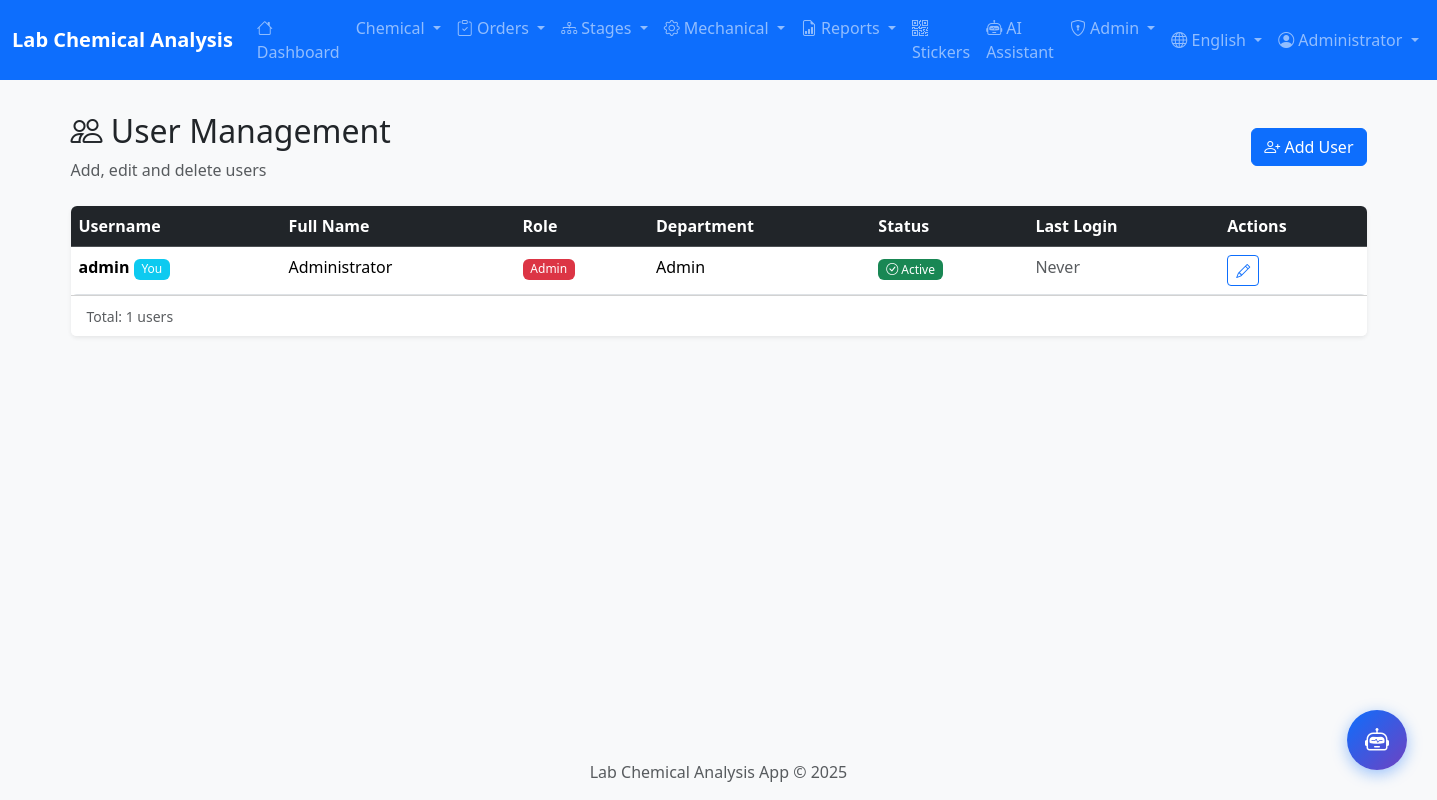
Page /admin/users (signed in) on the committed database.
### app/models/user.py (models this page shows, shortened)
class User(UserMixin, db.Model):
    __tablename__ = 'users'
    id = db.Column(db.Integer, primary_key=True)
    username = db.Column(db.String(50), unique=True, nullable=False, index=True)
    password_hash = db.Column(db.String(255), nullable=False)
    full_name = db.Column(db.String(100))
    full_name_ar = db.Column(db.String(100))  # Arabic name
    email = db.Column(db.String(120), unique=True)
    role = db.Column(db.String(20), nullable=False, default='viewer')
    department = db.Column(db.String(50))  # Lab, Production, QC
    is_active = db.Column(db.Boolean, default=True)
    last_login = db.Column(db.DateTime)
    created_at = db.Column(db.DateTime, default=datetime.utcnow)
    updated_at = db.Column(db.DateTime, default=datetime.utcnow, onupdate=datetime.utcnow)
    ROLE_ADMIN = 'admin'
    ROLE_SUPERVISOR = 'supervisor'
    ROLE_OPERATOR = 'operator'
    ROLE_VIEWER = 'viewer'
    ROLES = [ROLE_ADMIN, ROLE_SUPERVISOR, ROLE_OPERATOR, ROLE_VIEWER]
    DEPT_LAB = 'Lab'
    DEPT_PRODUCTION = 'Production'
    DEPT_QC = 'QC'
    DEPT_ADMIN = 'Admin'
    DEPARTMENTS = [DEPT_LAB, DEPT_PRODUCTION, DEPT_QC, DEPT_ADMIN]
    @property
    def is_admin(self):
        return self.role == self.ROLE_ADMIN

### app/routes/admin.py (the view)
@admin_bp.route('/users')
@login_required
@admin_required
def users():
    users_list = User.query.order_by(User.created_at.desc()).all()
    return render_template('admin/users.html', users=users_list)

### app/__init__.py (called while the page is built)
def get_locale():
    locale = request.cookies.get('locale')
    if locale in ['ar', 'en']:
        return locale
    return request.accept_languages.best_match(['ar', 'en']) or 'en'

### app/routes/admin.py (called while the page is built)
def admin_required(f):
    @wraps(f)
    def decorated_function(*args, **kwargs):
        if not current_user.is_authenticated or not current_user.is_admin:
            flash('Access denied. Admin privileges required.', 'error')
            return redirect(url_for('main.index'))
        return f(*args, **kwargs)
    return decorated_function

### app/templates/admin/users.html (shortened to what this page needs)
{% extends 'base.html' %}
{% block content %}
<div class="container">
    <div class="row mb-4">
        <div class="col">
            <div class="d-flex justify-content-between align-items-center">
                <div>
                    <h2>
                        <i class="bi bi-people"></i>
                        {{ 'إدارة المستخدمين' if current_locale == 'ar' else 'User Management' }}
                    </h2>
                    <p class="text-muted mb-0">
                        {{ 'إضافة وتعديل وحذف المستخدمين' if current_locale == 'ar' else 'Add, edit and delete users' }}
                    </p>
                </div>
                <a href="{{ url_for('admin.create_user') }}" class="btn btn-primary">
                    <i class="bi bi-person-plus"></i>
                    {{ 'إضافة مستخدم' if current_locale == 'ar' else 'Add User' }}
                </a>
            </div>
        </div>
    </div>
    <div class="card border-0 shadow-sm">
        <div class="card-body p-0">
            <div class="table-responsive">
                <table class="table table-hover mb-0">
                    <thead class="table-dark">
                        <tr>
                            <th>{{ 'اسم المستخدم' if current_locale == 'ar' else 'Username' }}</th>
                            <th>{{ 'الاسم الكامل' if current_locale == 'ar' else 'Full Name' }}</th>
                            <th>{{ 'الدور' if current_locale == 'ar' else 'Role' }}</th>
                            <th>{{ 'القسم' if current_locale == 'ar' else 'Department' }}</th>
                            <th>{{ 'الحالة' if current_locale == 'ar' else 'Status' }}</th>
                            <th>{{ 'آخر دخول' if current_locale == 'ar' else 'Last Login' }}</th>
                            <th>{{ 'إجراءات' if current_locale == 'ar' else 'Actions' }}</th>
                        </tr>
                    </thead>
                    <tbody>
                        {% for user in users %}
                        <tr class="{{ 'table-secondary' if not user.is_active }}">
                            <td>
                                <strong>{{ user.username }}</strong>
                                {% if user.id == current_user.id %}
                                <span class="badge bg-info">{{ 'أنت' if current_locale == 'ar' else 'You' }}</span>
                                {% endif %}
                            </td>
                            <td>
                                {{ user.full_name_ar if current_locale == 'ar' and user.full_name_ar else user.full_name or '-' }}
                            </td>
                            <td>
                                {% if user.role == 'admin' %}
                                <span class="badge bg-danger">Admin</span>
                                {% elif user.role == 'supervisor' %}
                                <span class="badge bg-warning text-dark">Supervisor</span>
                                {% elif user.role == 'operator' %}
                                <span class="badge bg-primary">Operator</span>
                                {% else %}
                                <span class="badge bg-secondary">Viewer</span>
                                {% endif %}
                            </td>
                            <td>{{ user.department or '-' }}</td>
                            <td>
                                {% if user.is_active %}
                                <span class="badge bg-success">
                                    <i class="bi bi-check-circle"></i>
                                    {{ 'نشط' if current_locale == 'ar' else 'Active' }}
                                </span>
                                {% else %}
                                <span class="badge bg-secondary">
                                    <i class="bi bi-x-circle"></i>
                                    {{ 'معطل' if current_locale == 'ar' else 'Inactive' }}
                                </span>
                                {% endif %}
                            </td>
                            <td>
                                {% if user.last_login %}
                                {{ user.last_login.strftime('%Y-%m-%d %H:%M') }}
                                {% else %}
                                <span class="text-muted">{{ 'لم يسجل دخول' if current_locale == 'ar' else 'Never' }}</span>
                                {% endif %}
                            </td>
                            <td>
                                <div class="btn-group btn-group-sm">
                                    <a href="{{ url_for('admin.edit_user', user_id=user.id) }}" class="btn btn-outline-primary" title="Edit">
                                        <i class="bi bi-pencil"></i>
                                    </a>
                                </div>
                            </td>
                        </tr>
                        {% else %}
                        <tr>
                            <td colspan="7" class="text-center py-4 text-muted">
                                {{ 'لا يوجد مستخدمين' if current_locale == 'ar' else 'No users found' }}
                            </td>
                        </tr>
                        {% endfor %}
                    </tbody>
                </table>
            </div>
        </div>
        <div class="card-footer bg-white">
            <small class="text-muted">
                {{ 'إجمالي:' if current_locale == 'ar' else 'Total:' }} {{ users|length }}
                {{ 'مستخدم' if current_locale == 'ar' else 'users' }}
            </small>
        </div>
    </div>
</div>
{% endblock %}

### app/templates/base.html (shortened to what this page needs)
<!DOCTYPE html>
<html lang="{{ current_locale }}" dir="{{ 'rtl' if current_locale == 'ar' else 'ltr' }}">
<head>
    {% if current_locale == 'ar' %}
    <link href="https://cdn.jsdelivr.net/npm/bootstrap@5.3.2/dist/css/bootstrap.rtl.min.css" rel="stylesheet">
    {% else %}
    <link href="https://cdn.jsdelivr.net/npm/bootstrap@5.3.2/dist/css/bootstrap.min.css" rel="stylesheet">
    {% endif %}
    <link rel="stylesheet" href="https://cdn.jsdelivr.net/npm/bootstrap-icons@1.11.2/font/bootstrap-icons.min.css">
    <link rel="stylesheet" href="{{ url_for('static', filename='css/style.css') }}">
</head>
<body>
    <nav class="navbar navbar-expand-lg navbar-dark bg-primary sticky-top">
        <div class="container-fluid">
            <a class="navbar-brand" href="{{ url_for('main.index') }}">
                {% if current_locale == 'ar' %}
                مختبر التحليل الكيميائي
                {% else %}
                Lab Chemical Analysis
                {% endif %}
            </a>
            <div class="collapse navbar-collapse" id="navbarNav">
                {% if current_user.is_authenticated %}
                <ul class="navbar-nav me-auto">
                    <li class="nav-item">
                        <a class="nav-link" href="{{ url_for('main.index') }}">
                            <i class="bi bi-house"></i>
                            {{ 'الرئيسية' if current_locale == 'ar' else 'Dashboard' }}
                        </a>
                    </li>
                    <li class="nav-item dropdown">
                        <a class="nav-link dropdown-toggle" href="#" data-bs-toggle="dropdown">
                            {{ 'التحليل الكيميائي' if current_locale == 'ar' else 'Chemical' }}
                        </a>
                    </li>
                    <li class="nav-item dropdown">
                        <a class="nav-link dropdown-toggle" href="#" data-bs-toggle="dropdown">
                            <i class="bi bi-clipboard-check"></i>
                            {{ 'أوامر الإنتاج' if current_locale == 'ar' else 'Orders' }}
                        </a>
                    </li>
                    <li class="nav-item dropdown">
                        <a class="nav-link dropdown-toggle" href="#" data-bs-toggle="dropdown">
                            <i class="bi bi-diagram-3"></i>
                            {{ 'مراحل الإنتاج' if current_locale == 'ar' else 'Stages' }}
                        </a>
                    </li>
                    <li class="nav-item dropdown">
                        <a class="nav-link dropdown-toggle" href="#" data-bs-toggle="dropdown">
                            <i class="bi bi-gear"></i>
                            {{ 'الاختبارات الميكانيكية' if current_locale == 'ar' else 'Mechanical' }}
                        </a>
                    </li>
                    <li class="nav-item dropdown">
                        <a class="nav-link dropdown-toggle" href="#" data-bs-toggle="dropdown">
                            <i class="bi bi-file-earmark-bar-graph"></i>
                            {{ 'التقارير' if current_locale == 'ar' else 'Reports' }}
                        </a>
                    </li>
                    <li class="nav-item">
                        <a class="nav-link" href="{{ url_for('stickers.index') }}">
                            <i class="bi bi-qr-code"></i>
                            {{ 'الملصقات' if current_locale == 'ar' else 'Stickers' }}
                        </a>
                    </li>
                    <li class="nav-item">
                        <a class="nav-link" href="{{ url_for('chatbot.index') }}">
                            <i class="bi bi-robot"></i>
                            {{ 'المساعد الذكي' if current_locale == 'ar' else 'AI Assistant' }}
                        </a>
                    </li>
                    {% if current_user.is_admin %}
                    <li class="nav-item dropdown">
                        <a class="nav-link dropdown-toggle" href="#" data-bs-toggle="dropdown">
                            <i class="bi bi-shield-lock"></i>
                            {{ 'الإدارة' if current_locale == 'ar' else 'Admin' }}
                        </a>
                    </li>
                    {% endif %}
                </ul>
                <ul class="navbar-nav">
                    <li class="nav-item dropdown">
                        <a class="nav-link dropdown-toggle" href="#" data-bs-toggle="dropdown">
                            <i class="bi bi-globe"></i>
                            {{ 'العربية' if current_locale == 'ar' else 'English' }}
                        </a>
                    </li>
                    <li class="nav-item dropdown">
                        <a class="nav-link dropdown-toggle" href="#" data-bs-toggle="dropdown">
                            <i class="bi bi-person-circle"></i>
                            {{ current_user.full_name or current_user.username }}
                        </a>
                    </li>
                </ul>
                {% endif %}
            </div>
        </div>
    </nav>
    <main class="container-fluid py-3">
        {% block content %}{% endblock %}
    </main>
    <footer class="footer mt-auto py-3 bg-light">
        <div class="container text-center">
            <span class="text-muted">
                {{ 'مختبر التحليل الكيميائي' if current_locale == 'ar' else 'Lab Chemical Analysis App' }}
                &copy; 2025
            </span>
        </div>
    </footer>
    {% if current_user.is_authenticated %}
    <a href="{{ url_for('chatbot.index') }}" class="floating-chat-btn" title="{{ 'المساعد الذكي' if current_locale == 'ar' else 'AI Assistant' }}">
        <i class="bi bi-robot"></i>
    </a>
    {% endif %}
</body>
</html>

### app/static/css/style.css (style rules this page uses)
body { background-color: #f8f9fa; min-height: 100vh; display: flex; flex-direction: column; }
main { flex: 1; }
.card { transition: box-shadow 0.2s ease-in-out; }
.table th { white-space: nowrap; }
.table-hover tbody tr { cursor: pointer; }
.badge { font-weight: 500; }
.navbar-brand { font-weight: 600; }
.table-responsive { border-radius: 0.375rem; }
footer { margin-top: auto; }

### rows in the picture
User: full_name "Administrator", username "admin", value "You", role "Admin", department "Admin", value "Active", value "Never"

### other values in the picture
{{ 'الرئيسية' if current_locale == 'ar' else 'Dashboard' }} "Dashboard"
{{ 'التحليل الكيميائي' if current_locale == 'ar' else 'Chemical' }} "Chemical"
{{ 'أوامر الإنتاج' if current_locale == 'ar' else 'Orders' }} "Orders"
{{ 'مراحل الإنتاج' if current_locale == 'ar' else 'Stages' }} "Stages"
{{ 'الاختبارات الميكانيكية' if current_locale == 'ar' else 'Mechanical' }} "Mechanical"
{{ 'التقارير' if current_locale == 'ar' else 'Reports' }} "Reports"
{{ 'الملصقات' if current_locale == 'ar' else 'Stickers' }} "Stickers"
{{ 'المساعد الذكي' if current_locale == 'ar' else 'AI Assistant' }} "AI Assistant"
{{ 'الإدارة' if current_locale == 'ar' else 'Admin' }} "Admin"
{{ 'العربية' if current_locale == 'ar' else 'English' }} "English"
{{ 'إدارة المستخدمين' if current_locale == 'ar' else 'User Management' }} "User Management"
{{ 'إضافة مستخدم' if current_locale == 'ar' else 'Add User' }} "Add User"
{{ 'اسم المستخدم' if current_locale == 'ar' else 'Username' }} "Username"
{{ 'الاسم الكامل' if current_locale == 'ar' else 'Full Name' }} "Full Name"
{{ 'الدور' if current_locale == 'ar' else 'Role' }} "Role"
